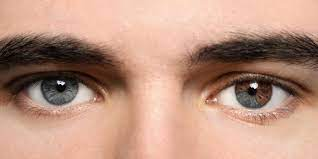
#> input picture mat_mo.jpg, 318 x 159 px, given as the content of the folder Data_Open, which was not available
$ python SVM_model.py
#> lines starting #> are read from the running program, lines starting #| are printed output that depends on the picture; pictures that were not available may be replaced by others from this repository, and a replacement may not be noted
import cv2
import numpy as np
from sklearn import svm
import os


# Create an initial empty list to store information about detected faces
tracked_faces = []

# Define a function to perform mean-shift tracking
def mean_shift_tracking(frame, target_features, initial_centroid):
    term_crit = (cv2.TERM_CRITERIA_EPS | cv2.TERM_CRITERIA_COUNT, 10, 1)
    x, y, w, h = initial_centroid[0] - 25, initial_centroid[1] - 25, 50, 50
    track_window = (x, y, w, h)
    roi = frame[y:y+h, x:x+w]
    hsv_roi = cv2.cvtColor(roi, cv2.COLOR_BGR2HSV)
    mask = cv2.inRange(hsv_roi, np.array((0., 60., 32.)), np.array((180., 255., 255.)))
    roi_hist = cv2.calcHist([hsv_roi], [0], mask, [180], [0, 180])
    cv2.normalize(roi_hist, roi_hist, 0, 255, cv2.NORM_MINMAX)

    while True:
        hsv = cv2.cvtColor(frame, cv2.COLOR_BGR2HSV)
        dst = cv2.calcBackProject([hsv], [0], roi_hist, [0, 180], 1)
        ret, track_window = cv2.CamShift(dst, track_window, term_crit)
        x, y, w, h = track_window
        return (x, y, w, h)

# Define a function to calculate the centroid of a bounding box
def calculate_centroid(rect):
    x, y, w, h = rect
    cx = x + w // 2
    cy = y + h // 2
    return (cx, cy)

# Define a function to calculate the distance between two centroids
def calculate_distance(centroid1, centroid2):
    return np.linalg.norm(np.array(centroid1) - np.array(centroid2))

# Define a function to extract features from a face (e.g., using a pre-trained model)
def extract_face_features(frame, rect):
    x, y, w, h = rect
    face = frame[y:y+h, x:x+w]
    # Implement feature extraction (e.g., using a deep learning model)
    # Extract and return the features as a numpy array
    return np.array([])  # Replace with actual feature extraction code

frame_id = 0

# Set thresholds for distance and size
distance_threshold = 80
size_threshold = 50


# Load the Haar Cascade for face detection
face_cascade = cv2.CascadeClassifier('haarcascade_frontalface_default.xml')

# Load the Haar Cascade for eye detection
eye_cascade = cv2.CascadeClassifier(cv2.data.haarcascades + 'haarcascade_eye.xml')

# Create a VideoCapture object to capture video from the webcam
cap = cv2.VideoCapture(0)  # You can specify the webcam index (0 for the default camera)


# Load your SVM model and data capturing functions here
def flip_horizontal(image):
    return cv2.flip(image, 1)

def capture_data(eye_open_dir, eye_closed_dir):
#> called with eye_open_dir = 'Data_Open', eye_closed_dir = 'Data_Closed'
    X_eye_open, y_eye_open = [], []
    for filename in os.listdir(eye_open_dir):
        img = cv2.imread(os.path.join(eye_open_dir, filename), cv2.IMREAD_GRAYSCALE)
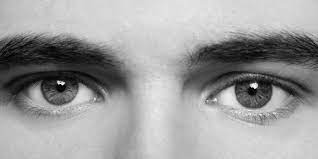
#> img: shape (159, 318); min 0, max 255, mean 156.9
        img = cv2.resize(img, (50, 50))
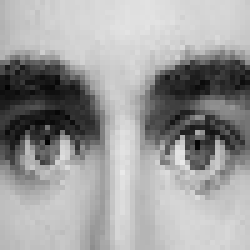
#> img: shape (50, 50) (shown 5 times larger); min 2, max 233, mean 156.7
        feature = np.sum(img > 100) / (img.size)
#> feature = 0.763
        X_eye_open.append(feature)
        y_eye_open.append(1)  # Nhãn 1 cho mắt mở

    X_eye_closed, y_eye_closed = [], []
    for filename in os.listdir(eye_closed_dir):
        img = cv2.imread(os.path.join(eye_closed_dir, filename), cv2.IMREAD_GRAYSCALE)
        img = cv2.resize(img, (50, 50))
        feature = np.sum(img > 100) / (img.size)
        X_eye_closed.append(feature)
        y_eye_closed.append(0)  # Nhãn 0 cho mắt nhắm

    X = np.array(X_eye_open + X_eye_closed).reshape(-1, 1)
#> X = [0.763, 0.763]
    y = np.array(y_eye_open + y_eye_closed)

    return X, y

def train_svm(X, y):
    clf = svm.SVC(C=1.0, kernel='linear')
    clf.fit(X, y)
    return clf

# Khai báo các đường dẫn cho mắt mở và mắt nhắm
eye_open_dir = "Data_Open"
eye_closed_dir = "Data_Closed"

X, y = capture_data(eye_open_dir, eye_closed_dir)
#> X = [0.763, 0.763]; y = [1, 0]
clf = train_svm(X, y)

eye_cascade = cv2.CascadeClassifier(cv2.data.haarcascades + 'haarcascade_eye.xml')

eye_status = "Unknown"
close_time = 0


while True:
    ret, frame = cap.read()
#> frame is the input picture: shape (159, 318, 3); mean B, G, R 129.2, 147.4, 186.3
    frame = flip_horizontal(frame)
#> in flip_horizontal, `return cv2.flip(image, 1)`:
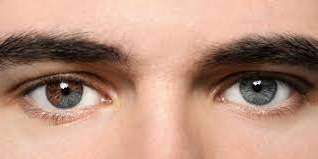
#> returned value: shape (159, 318, 3); mean of channels 0, 1, 2 129.2, 147.4, 186.3; drawn as B, G, R
    gray = cv2.cvtColor(frame, cv2.COLOR_BGR2GRAY)
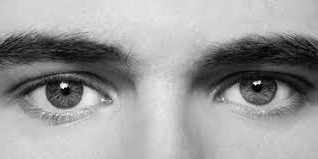
#> gray: shape (159, 318); min 0, max 254, mean 156.9
    if not ret:
        break

    frame_id += 1

    # Face detection
    faces = face_cascade.detectMultiScale(gray, scaleFactor=1.1, minNeighbors=5, minSize=(50, 50))
#> faces = ()


    # Update the list of tracked faces
    new_tracked_faces = []

    for rect in faces:
        face_centroid = calculate_centroid(rect)
        found_match = False

        for tracked_face in tracked_faces:
            # Calculate the Euclidean distance between the centroid of the new face
            # and the centroid of the tracked face
            dist = np.linalg.norm(np.array(face_centroid) - np.array(tracked_face['centroid']))

            if dist < tracked_face['width'] // 2:
                # If the distance is smaller than half of the width of the tracked face,
                # consider it the same face, and update its centroid
                # Extract face features and use them for tracking
                tracked_face_features = extract_face_features(frame, rect)
                if tracked_face_features is not None:
                    new_rect = mean_shift_tracking(frame, tracked_face_features, tracked_face['centroid'])
                    tracked_face['centroid'] = calculate_centroid(new_rect)
                    tracked_face['width'] = new_rect[2]
                    new_tracked_faces.append(tracked_face)

                    # Determine eye status here for the tracked face
                    eyes = eye_cascade.detectMultiScale(gray, scaleFactor=1.1, minNeighbors=5, minSize=(40, 40))
                    if len(eyes) == 0:
                        close_time += 1
                        new_face['eye_status'] = "eye_close"
                    else:
                        close_time = 0
                        new_face['eye_status'] = "eye_open"

                    found_match = True
                    break

        if not found_match:

            # If no matching tracked face is found, consider it a new face and add it to the list
            new_face = {'centroid': face_centroid, 'width': rect[2], 'id': len(new_tracked_faces) + 1,'eye_status': "Unknown"}
            # Determine eye status for the new face here

            new_tracked_faces.append(new_face)
#> this loop made 0 passes
#> after the loop, new_tracked_faces = []


    # Update the tracked_faces list with the new list of tracked faces
    tracked_faces = new_tracked_faces
#> tracked_faces = []

    # Draw bounding boxes, IDs, and eye status on the frame for each tracked face
    for tracked_face in tracked_faces:
        x, y = tracked_face['centroid']
        face_id = tracked_face['id']
        eye_status = tracked_face['eye_status']
        cv2.rectangle(frame, (x - 50, y - 50), (x + 50, y + 50), (0, 255, 0), 2)
        cv2.putText(frame, f'ID:{face_id},{eye_status}', (x - 90, y - 60), cv2.FONT_HERSHEY_SIMPLEX, 1, (0, 255, 0), 2)


    cv2.imshow('phat_hien_mat_tap_trung', frame)

    if cv2.waitKey(1) & 0xFF == ord('q'):
#> (key q is pressed here)
        break

cap.release()
cv2.destroyAllWindows()
